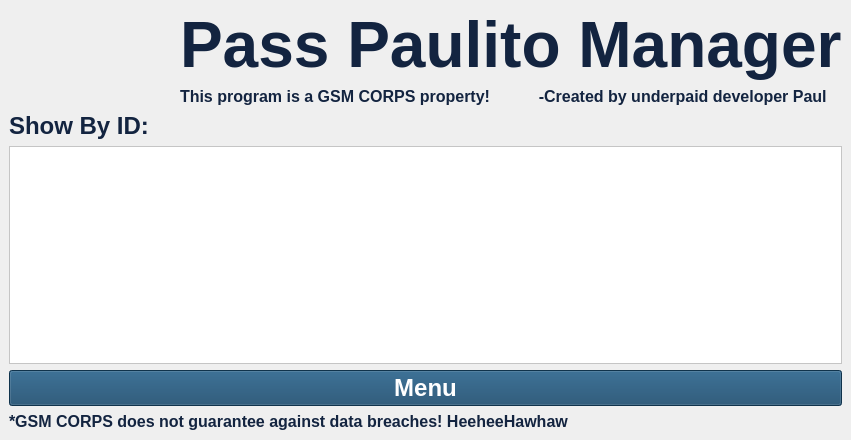
<?xml version="1.0" encoding="UTF-8"?>
<ui version="4.0">
 <class>MainWindow</class>
 <widget class="QMainWindow" name="MainWindow">
  <property name="geometry">
   <rect>
    <x>0</x>
    <y>0</y>
    <width>851</width>
    <height>440</height>
   </rect>
  </property>
  <property name="minimumSize">
   <size>
    <width>851</width>
    <height>440</height>
   </size>
  </property>
  <property name="maximumSize">
   <size>
    <width>851</width>
    <height>440</height>
   </size>
  </property>
  <property name="windowTitle">
   <string>Pass Paulito Manager v1.0</string>
  </property>
  <property name="windowIcon">
   <iconset resource="Resources.qrc">
    <normaloff>:/IconImage/Icon.png</normaloff>:/IconImage/Icon.png</iconset>
  </property>
  <property name="toolTip">
   <string>&lt;html&gt;&lt;head/&gt;&lt;body&gt;&lt;p&gt;&lt;br/&gt;&lt;/p&gt;&lt;/body&gt;&lt;/html&gt;</string>
  </property>
  <property name="whatsThis">
   <string>&lt;html&gt;&lt;head/&gt;&lt;body&gt;&lt;p&gt;&lt;br/&gt;&lt;/p&gt;&lt;/body&gt;&lt;/html&gt;</string>
  </property>
  <property name="autoFillBackground">
   <bool>false</bool>
  </property>
  <property name="styleSheet">
   <string notr="true">background-image: url(:/BackgroundImage/Background.jpg);
background-repeat: no-repeat;
background-position: center;
background-size: cover;</string>
  </property>
  <property name="toolButtonStyle">
   <enum>Qt::ToolButtonIconOnly</enum>
  </property>
  <widget class="QWidget" name="centralwidget">
   <layout class="QGridLayout" name="gridLayout_2">
    <item row="0" column="0">
     <layout class="QGridLayout" name="gridLayout">
      <item row="0" column="0" rowspan="2">
       <widget class="QLabel" name="label">
        <property name="styleSheet">
         <string notr="true">background: transparent;
</string>
        </property>
        <property name="text">
         <string/>
        </property>
        <property name="pixmap">
         <pixmap resource="Resources.qrc">:/IconImage/Icon.png</pixmap>
        </property>
        <property name="scaledContents">
         <bool>true</bool>
        </property>
       </widget>
      </item>
      <item row="3" column="0" colspan="2">
       <layout class="QVBoxLayout" name="verticalLayout">
        <item>
         <widget class="QListView" name="listViewID">
          <property name="styleSheet">
           <string notr="true">background: white;
border-color: rgb(0, 0, 0);
</string>
          </property>
         </widget>
        </item>
        <item>
         <widget class="QPushButton" name="Menu_ID_Button">
          <property name="font">
           <font>
            <pointsize>18</pointsize>
            <weight>75</weight>
            <bold>true</bold>
           </font>
          </property>
          <property name="styleSheet">
           <string notr="true">background: #16476A;
color: white;</string>
          </property>
          <property name="text">
           <string>Menu</string>
          </property>
         </widget>
        </item>
       </layout>
      </item>
      <item row="4" column="0" colspan="2">
       <widget class="QLabel" name="label_5">
        <property name="font">
         <font>
          <pointsize>12</pointsize>
          <weight>75</weight>
          <bold>true</bold>
          <strikeout>false</strikeout>
         </font>
        </property>
        <property name="styleSheet">
         <string notr="true">background: transparent;
color: #132440;
</string>
        </property>
        <property name="text">
         <string>*GSM CORPS does not guarantee against data breaches! HeeheeHawhaw</string>
        </property>
       </widget>
      </item>
      <item row="0" column="1">
       <widget class="QLabel" name="label_2">
        <property name="font">
         <font>
          <pointsize>48</pointsize>
          <weight>75</weight>
          <bold>true</bold>
          <strikeout>false</strikeout>
         </font>
        </property>
        <property name="styleSheet">
         <string notr="true">background: transparent;
color: #132440;
</string>
        </property>
        <property name="text">
         <string>Pass Paulito Manager</string>
        </property>
       </widget>
      </item>
      <item row="2" column="0" colspan="2">
       <widget class="QLabel" name="label_4">
        <property name="font">
         <font>
          <pointsize>18</pointsize>
          <weight>75</weight>
          <bold>true</bold>
          <strikeout>false</strikeout>
         </font>
        </property>
        <property name="styleSheet">
         <string notr="true">background: transparent;
color: #132440;
</string>
        </property>
        <property name="text">
         <string>Show By ID:</string>
        </property>
       </widget>
      </item>
      <item row="1" column="1">
       <widget class="QLabel" name="label_3">
        <property name="font">
         <font>
          <pointsize>12</pointsize>
          <weight>75</weight>
          <bold>true</bold>
          <strikeout>false</strikeout>
         </font>
        </property>
        <property name="styleSheet">
         <string notr="true">background: transparent;
color: #132440;
</string>
        </property>
        <property name="text">
         <string>This program is a GSM CORPS property!           -Created by underpaid developer Paul</string>
        </property>
       </widget>
      </item>
     </layout>
    </item>
   </layout>
  </widget>
 </widget>
 <resources>
  <include location="Resources.qrc"/>
 </resources>
 <connections/>
</ui>
